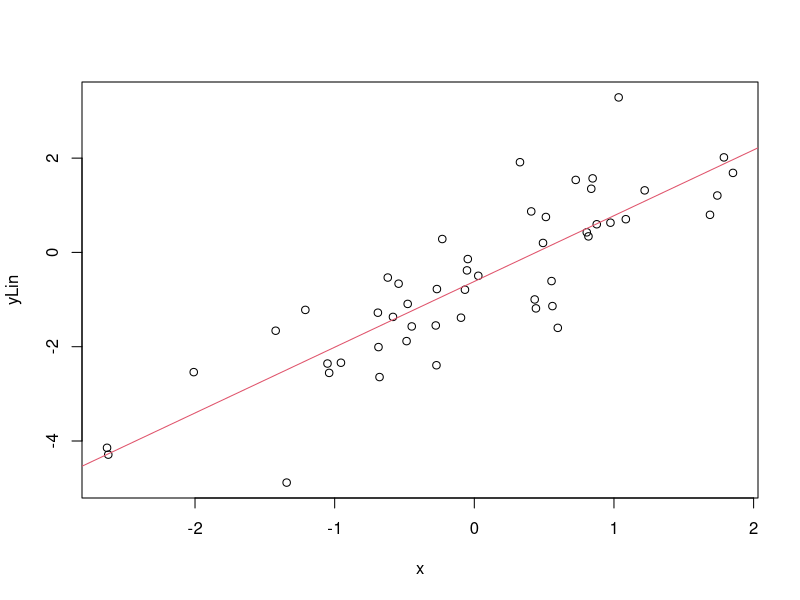

Here is the R script that generated this plot: (Note: this script raises an error after producing the figure.)

## ------------------------------------------------------------------------
## Name: 02-lm-i.R
## Description: Script for Chapter 2 of "Notes for Predictive Modeling"
## Link: https://bookdown.org/egarpor/PM-UC3M/
## License: https://creativecommons.org/licenses/by-nc-nd/4.0/
## Author: Eduardo García-Portugués
## ------------------------------------------------------------------------

## ---- lscheck-1----------------------------------------------------------
# Generates 50 points from a N(0, 1): predictor and error
set.seed(34567)
x <- rnorm(n = 50)
eps <- rnorm(n = 50)

# Responses
yLin <- -0.5 + 1.5 * x + eps
yQua <- -0.5 + 1.5 * x^2 + eps
yExp <- -0.5 + 1.5 * 2^x + eps

# Data
leastSquares <- data.frame(x = x, yLin = yLin, yQua = yQua, yExp = yExp)

## ---- lscheck-2, fig.cap = '(ref:lscheck-2-title)'-----------------------
# Call lm
lm(yLin ~ x, data = leastSquares)
lm(yQua ~ x, data = leastSquares)
lm(yExp ~ x, data = leastSquares)

# The lm object
mod <- lm(yLin ~ x, data = leastSquares)
mod

# mod is a list of objects whose names are
names(mod)

# We can access these elements by $
mod$coefficients

# We can produce a plot with the linear fit easily
plot(x, yLin)
abline(coef = mod$coefficients, col = 2)

## ---- lmcov--------------------------------------------------------------
# Covariance
Sxy <- cov(x, yLin)

# Variance
Sx2 <- var(x)

# Coefficients
beta1 <- Sxy / Sx2
beta0 <- mean(yLin) - beta1 * mean(x)
c(beta0, beta1)

# Output from lm
mod <- lm(yLin ~ x, data = leastSquares)
mod$coefficients

## ---- wintab-1, eval = FALSE---------------------------------------------
## # Read data
## wine <- read.table(file = "wine.csv", header = TRUE, sep = ",")

## ---- wintab-2, fig.margin = FALSE, fig.fullwidth = TRUE, out.width = .tex_web('85%', '100%'), fig.cap = '(ref:wintab-2-title)'----
# Numerical - marginal distributions
summary(wine)

# Graphical - pairwise relations with linear and "smooth" regressions
car::scatterplotMatrix(wine, col = 1, regLine = list(col = 2),
                       smooth = list(col.smooth = 4, col.spread = 4))

## ---- wintab-3-----------------------------------------------------------
# Set row names to Year - useful for outlier identification
row.names(wine) <- wine$Year
wine$Year <- NULL

## ---- pred---------------------------------------------------------------
# Price ~ AGST
modAGST <- lm(Price ~ AGST, data = wine)

# Summary of the model
summary(modAGST)

# The summary is also an object
sumModAGST <- summary(modAGST)
names(sumModAGST)

# R^2
sumModAGST$r.squared

## ---- mods, echo = FALSE-------------------------------------------------
modFrancePop <- lm(Price ~ FrancePop, data = wine)
modAge <- lm(Price ~ Age, data = wine)
modWinterRain <- lm(Price ~ WinterRain, data = wine)

## ---- lscheck3d-1, echo = FALSE------------------------------------------
# Generates 50 points from a N(0, 1): predictors and error
set.seed(34567) # Fixes the seed for the random generator
x1 <- rnorm(50)
x2 <- rnorm(50)
x3 <- x1 + rnorm(50, sd = 0.05) # Make variables dependent
eps <- rnorm(50)

# Responses
yLin <- -0.5 + 0.5 * x1 + 0.5 * x2 + eps
yQua <- -0.5 + x1^2 + 0.5 * x2 + eps
yExp <- -0.5 + 0.5 * exp(x2) + x3 + eps

# Data
leastSquares3D <- data.frame(x1 = x1, x2 = x2, yLin = yLin,
                             yQua = yQua, yExp = yExp)

## ---- lscheck3d-2, eval = FALSE------------------------------------------
## load(file = "least-Squares-3D.RData")

## ---- ls3dcheck-3--------------------------------------------------------
# Output from lm
mod <- lm(yLin ~ x1 + x2, data = leastSquares3D)
mod$coefficients

# Matrix X
X <- cbind(1, leastSquares3D$x1, leastSquares3D$x2)

# Vector Y
Y <- leastSquares3D$yLin

# Coefficients
beta <- solve(t(X) %*% X) %*% t(X) %*% Y
# %*% multiplies matrices
# solve() computes the inverse of a matrix
# t() transposes a matrix
beta

## ---- fitres, eval = FALSE-----------------------------------------------
## # Fitted values
## mod$fitted.values
## 
## # Residuals
## mod$residuals

## ---- datamarg-----------------------------------------------------------
set.seed(212542)
n <- 100
x1 <- rnorm(n, sd = 2)
x2 <- rnorm(n, mean = x1, sd = 3)
y <- 1 + 2 * x1 - x2 + rnorm(n, sd = 1)
data <- data.frame(x1 = x1, x2 = x2, y = y)

## ---- case1-1------------------------------------------------------------
# Regression on all the predictors
modWine1 <- lm(Price ~ Age + AGST + FrancePop + HarvestRain + WinterRain,
               data = wine)

# A shortcut
modWine1 <- lm(Price ~ ., data = wine)
modWine1

# Summary
summary(modWine1)

## ---- case1-2------------------------------------------------------------
# Fit
modWine1 <- lm(Price ~ ., data = wine)

# Summary
sumModWine1 <- summary(modWine1)
sumModWine1

# Contains the estimation of sigma ("Residual standard error")
sumModWine1$sigma

# Which is the same as
sqrt(sum(modWine1$residuals^2) / modWine1$df.residual)

## ---- case1-3------------------------------------------------------------
modWine2 <- lm(Price ~ . - FrancePop, data = wine)
summary(modWine2)

## ---- case1-4------------------------------------------------------------
car::compareCoefs(modWine1, modWine2)

## ---- case1-5------------------------------------------------------------
# Fit a new model
modWine3 <- lm(Price ~ Age + WinterRain, data = wine)
summary(modWine3)

# Confidence intervals at 95%
# CI: (lwr, upr)
confint(modWine3)

# Confidence intervals at other levels
confint(modWine3, level = 0.90)
confint(modWine3, level = 0.99)

# Compare with previous models
confint(modWine1)
confint(modWine2)
confint(modWine3)

## ---- case1-6, error = TRUE----------------------------------------------
# Fit a linear model for the price on WinterRain, HarvestRain, and AGST
modWine4 <- lm(Price ~ WinterRain + HarvestRain + AGST, data = wine)
summary(modWine4)

# Data for which we want a prediction
# Important! You have to name the column with the predictor name!
weather <- data.frame(WinterRain = 500, HarvestRain = 123, AGST = 18)
weatherBad <- data.frame(500, 123, 18)

# Prediction of the mean

# Prediction of the mean at 95% - the defaults
predict(modWine4, newdata = weather)
predict(modWine4, newdata = weatherBad) # Error

# Prediction of the mean with 95% confidence interval (the default)
# CI: (lwr, upr)
predict(modWine4, newdata = weather, interval = "confidence")
predict(modWine4, newdata = weather, interval = "confidence", level = 0.95)

# Other levels
predict(modWine4, newdata = weather, interval = "confidence", level = 0.90)
predict(modWine4, newdata = weather, interval = "confidence", level = 0.99)

# Prediction of the response

# Prediction of the mean at 95% - the defaults
predict(modWine4, newdata = weather)

# Prediction of the response with 95% confidence interval
# CI: (lwr, upr)
predict(modWine4, newdata = weather, interval = "prediction")
predict(modWine4, newdata = weather, interval = "prediction", level = 0.95)

# Other levels
predict(modWine4, newdata = weather, interval = "prediction", level = 0.90)
predict(modWine4, newdata = weather, interval = "prediction", level = 0.99)

# Predictions for several values
weather2 <- data.frame(WinterRain = c(500, 200), HarvestRain = c(123, 200),
                       AGST = c(17, 18))
predict(modWine4, newdata = weather2, interval = "prediction")

## ---- anova, echo = FALSE, fig.cap = '(ref:anova-title)', fig.margin = FALSE, fig.fullwidth = TRUE----
knitr::include_graphics(.tex_web("images/R/anova.png", "images/R/anova-vert.png"))

## ---- simpleAnova--------------------------------------------------------
# This function computes the simplified anova from a linear model
simpleAnova <- function(object, ...) {

  # Compute anova table
  tab <- anova(object, ...)

  # Obtain number of predictors
  p <- nrow(tab) - 1

  # Add predictors row
  predictorsRow <- colSums(tab[1:p, 1:2])
  predictorsRow <- c(predictorsRow, predictorsRow[2] / predictorsRow[1])

  # F-quantities
  Fval <- predictorsRow[3] / tab[p + 1, 3]
  pval <- pf(Fval, df1 = p, df2 = tab$Df[p + 1], lower.tail = FALSE)
  predictorsRow <- c(predictorsRow, Fval, pval)

  # Simplified table
  tab <- rbind(predictorsRow, tab[p + 1, ])
  row.names(tab)[1] <- "Predictors"
  return(tab)

}

## ---- case1-7------------------------------------------------------------
# Models
modWine1 <- lm(Price ~ ., data = wine)
modWine2 <- lm(Price ~ . - FrancePop, data = wine)

# Simplified table
simpleAnova(modWine1)
simpleAnova(modWine2)
# The null hypothesis of no linear dependence is emphatically rejected in
# both models

# R's ANOVA table - warning this is now what we saw in lessons
anova(modWine1)

## ---- R2bad-1, fig.cap = '(ref:R2bad-1-title)'---------------------------
# Simple linear model

# Create data that:
# 1) does not follow a linear model
# 2) the error is heteroskedastic
x <- seq(0.15, 1, l = 100)
set.seed(123456)
eps <- rnorm(n = 100, sd = 0.25 * x^2)
y <- 1 - 2 * x * (1 + 0.25 * sin(4 * pi * x)) + eps

# Great R^2!?
reg <- lm(y ~ x)
summary(reg)

# scatterplot is a quick alternative to
# plot(x, y)
# abline(coef = reg$coef, col = 3)

# But prediction is obviously problematic
car::scatterplot(y ~ x, col = 1, regLine = list(col = 2), smooth = FALSE)

## ---- R2bad-2------------------------------------------------------------
# Multiple linear model

# Create data that:
# 1) does not follow a linear model
# 2) the error is heteroskedastic
x1 <- seq(0.15, 1, l = 100)
set.seed(123456)
x2 <- runif(100, -3, 3)
eps <- rnorm(n = 100, sd = 0.25 * x1^2)
y <- 1 - 3 * x1 * (1 + 0.25 * sin(4 * pi * x1)) + 0.25 * cos(x2) + eps

# Great R^2!?
reg <- lm(y ~ x1 + x2)
summary(reg)

## ---- R2bad-4, eval = knitr:::is_html_output()---------------------------
## # But prediction is obviously problematic
## car::scatter3d(y ~ x1 + x2, fit = "linear")
## rgl::rglwidget()

## ---- R2bad-3, eval = FALSE----------------------------------------------
## # Generate data
## p <- 198
## n <- 200
## set.seed(3456732)
## beta <- c(0.5, -0.5, rep(0, p - 2))
## X <- matrix(rnorm(n * p), nrow = n, ncol = p)
## Y <- drop(X %*% beta + rnorm(n, sd = 3))
## data <- data.frame(y = Y, x = X)
## 
## # Regression on the two meaningful predictors
## summary(lm(y ~ x.1 + x.2, data = data))
## 
## # Adding 20 garbage variables
## # R^2 increases and adjusted R^2 decreases
## summary(lm(y ~ X[, 1:22], data = data))

## ---- R2Adjneg-----------------------------------------------------------
# Three independent variables
set.seed(234599)
x1 <- rnorm(100)
x2 <- rnorm(100)
y <- 1 + rnorm(100)

# Negative adjusted R^2
summary(lm(y ~ x1 + x2))

## ---- case1-8------------------------------------------------------------
# Fit models
modWine1 <- lm(Price ~ ., data = wine)
modWine2 <- lm(Price ~ . - FrancePop, data = wine)
modWine3 <- lm(Price ~ Age + WinterRain, data = wine)

# Summaries
summary(modWine1)
summary(modWine2)
summary(modWine3)

